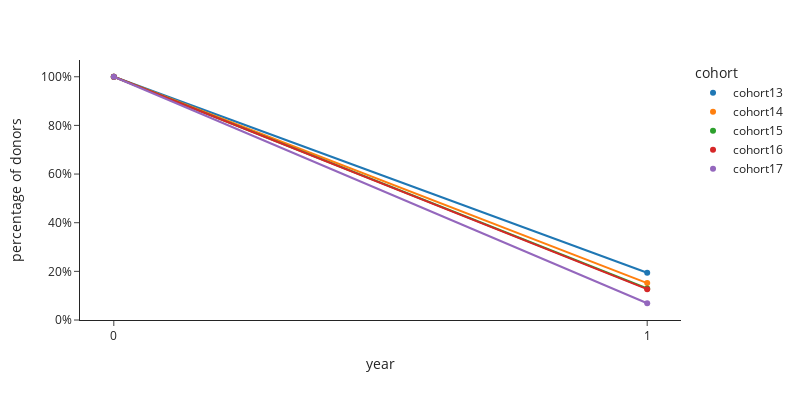

Notebook code cell kept with this figure:
### Code cell
fig = px.scatter(df1, x='year', y='percentage of donors',
             color="cohort", 
                 trendline='ols',
         #   title="Top 3 Donation Amounts (average of all 5 cohorts)",
             hover_data={'percentage of donors':':.1%',
                         'year':False
                        },
                 template='simple_white',
                 width=800, height=400
            )
fig.update_xaxes(type='category')
fig.layout.yaxis.tickformat = ',.0%' 

fig.show()

### Figure 1 — Plotly figure (JSON) as saved in the notebook; plotly's stock layout.template omitted (floating-point values rounded to 4 significant figures)
{"data": [{"customdata": [[1, 0], [0.1941, 1]], "hovertemplate": "cohort=cohort13<br>percentage of donors=%{customdata[0]:.1%}<extra></extra>", "legendgroup": "cohort13", "marker": {"color": "#1F77B4", "symbol": "circle"}, "mode": "markers", "name": "cohort13", "orientation": "v", "showlegend": true, "type": "scatter", "x": [0, 1], "xaxis": "x", "y": [1, 0.1941], "yaxis": "y"}, {"hovertemplate": "<b>OLS trendline</b><br>percentage of donors = -0.805886 * year + 1<br>R<sup>2</sup>=1.000000<br><br>cohort=cohort13<br>percentage of donors=%{y:.1%} <b>(trend)</b><extra></extra>", "legendgroup": "cohort13", "marker": {"color": "#1F77B4", "symbol": "circle"}, "mode": "lines", "name": "cohort13", "showlegend": false, "type": "scatter", "x": [0, 1], "xaxis": "x", "y": [1.0, 0.1941], "yaxis": "y"}, {"customdata": [[1, 0], [0.1518, 1]], "hovertemplate": "cohort=cohort14<br>percentage of donors=%{customdata[0]:.1%}<extra></extra>", "legendgroup": "cohort14", "marker": {"color": "#FF7F0E", "symbol": "circle"}, "mode": "markers", "name": "cohort14", "orientation": "v", "showlegend": true, "type": "scatter", "x": [0, 1], "xaxis": "x", "y": [1, 0.1518], "yaxis": "y"}, {"hovertemplate": "<b>OLS trendline</b><br>percentage of donors = -0.848235 * year + 1<br>R<sup>2</sup>=1.000000<br><br>cohort=cohort14<br>percentage of donors=%{y:.1%} <b>(trend)</b><extra></extra>", "legendgroup": "cohort14", "marker": {"color": "#FF7F0E", "symbol": "circle"}, "mode": "lines", "name": "cohort14", "showlegend": false, "type": "scatter", "x": [0, 1], "xaxis": "x", "y": [1.0, 0.1518], "yaxis": "y"}, {"customdata": [[1, 0], [0.1297, 1]], "hovertemplate": "cohort=cohort15<br>percentage of donors=%{customdata[0]:.1%}<extra></extra>", "legendgroup": "cohort15", "marker": {"color": "#2CA02C", "symbol": "circle"}, "mode": "markers", "name": "cohort15", "orientation": "v", "showlegend": true, "type": "scatter", "x": [0, 1], "xaxis": "x", "y": [1, 0.1297], "yaxis": "y"}, {"hovertemplate": "<b>OLS trendline</b><br>percentage of donors = -0.870253 * year + 1<br>R<sup>2</sup>=1.000000<br><br>cohort=cohort15<br>percentage of donors=%{y:.1%} <b>(trend)</b><extra></extra>", "legendgroup": "cohort15", "marker": {"color": "#2CA02C", "symbol": "circle"}, "mode": "lines", "name": "cohort15", "showlegend": false, "type": "scatter", "x": [0, 1], "xaxis": "x", "y": [1.0, 0.1297], "yaxis": "y"}, {"customdata": [[1, 0], [0.1269, 1]], "hovertemplate": "cohort=cohort16<br>percentage of donors=%{customdata[0]:.1%}<extra></extra>", "legendgroup": "cohort16", "marker": {"color": "#D62728", "symbol": "circle"}, "mode": "markers", "name": "cohort16", "orientation": "v", "showlegend": true, "type": "scatter", "x": [0, 1], "xaxis": "x", "y": [1, 0.1269], "yaxis": "y"}, {"hovertemplate": "<b>OLS trendline</b><br>percentage of donors = -0.873119 * year + 1<br>R<sup>2</sup>=1.000000<br><br>cohort=cohort16<br>percentage of donors=%{y:.1%} <b>(trend)</b><extra></extra>", "legendgroup": "cohort16", "marker": {"color": "#D62728", "symbol": "circle"}, "mode": "lines", "name": "cohort16", "showlegend": false, "type": "scatter", "x": [0, 1], "xaxis": "x", "y": [1.0, 0.1269], "yaxis": "y"}, {"customdata": [[1, 0], [0.06894, 1]], "hovertemplate": "cohort=cohort17<br>percentage of donors=%{customdata[0]:.1%}<extra></extra>", "legendgroup": "cohort17", "marker": {"color": "#9467BD", "symbol": "circle"}, "mode": "markers", "name": "cohort17", "orientation": "v", "showlegend": true, "type": "scatter", "x": [0, 1], "xaxis": "x", "y": [1, 0.06894], "yaxis": "y"}, {"hovertemplate": "<b>OLS trendline</b><br>percentage of donors = -0.931056 * year + 1<br>R<sup>2</sup>=1.000000<br><br>cohort=cohort17<br>percentage of donors=%{y:.1%} <b>(trend)</b><extra></extra>", "legendgroup": "cohort17", "marker": {"color": "#9467BD", "symbol": "circle"}, "mode": "lines", "name": "cohort17", "showlegend": false, "type": "scatter", "x": [0, 1], "xaxis": "x", "y": [1.0, 0.06894], "yaxis": "y"}], "layout": {"height": 400, "legend": {"title": {"text": "cohort"}, "tracegroupgap": 0}, "margin": {"t": 60}, "width": 800, "xaxis": {"anchor": "y", "domain": [0, 1], "title": {"text": "year"}, "type": "category"}, "yaxis": {"anchor": "x", "domain": [0, 1], "tickformat": ",.0%", "title": {"text": "percentage of donors"}}}}
